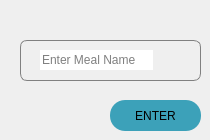
            <widget class="QWidget" name="page_5">
             <widget class="QPushButton" name="namecheckbtn">
              <property name="geometry">
               <rect>
                <x>110</x>
                <y>100</y>
                <width>91</width>
                <height>31</height>
               </rect>
              </property>
              <property name="styleSheet">
               <string notr="true">background-color: qlineargradient(spread:pad, x1:0, y1:0, x2:1, y2:0, stop:0 rgb(60, 161, 185));
border-radius:15px;
</string>
              </property>
              <property name="text">
               <string>ENTER</string>
              </property>
             </widget>
             <widget class="QLabel" name="label_42">
              <property name="geometry">
               <rect>
                <x>20</x>
                <y>40</y>
                <width>181</width>
                <height>41</height>
               </rect>
              </property>
              <property name="styleSheet">
               <string notr="true">QLabel {
    border: 1px solid grey;
    border-radius: 7px;
    padding: 5px;
}</string>
              </property>
              <property name="text">
               <string/>
              </property>
             </widget>
             <widget class="QLineEdit" name="mealN_3">
              <property name="geometry">
               <rect>
                <x>40</x>
                <y>50</y>
                <width>113</width>
                <height>20</height>
               </rect>
              </property>
              <property name="styleSheet">
               <string notr="true">border:none;
</string>
              </property>
              <property name="placeholderText">
               <string>Enter Meal Name</string>
              </property>
             </widget>
            </widget>
